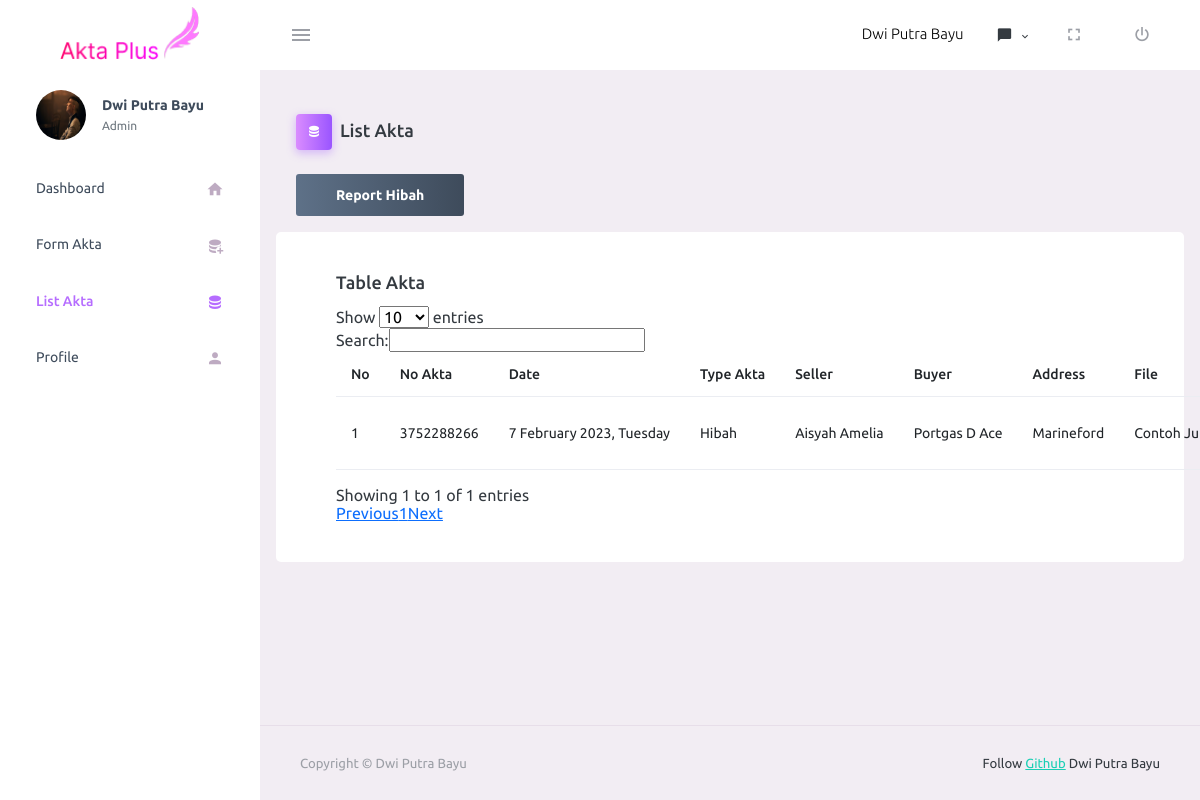
Page /admin/listhibah.php (signed in) on the committed database.
### tables this page shows
CREATE TABLE `akta` (
  `id` int(11) NOT NULL,
  `no_akta` varchar(255) NOT NULL,
  `type_akta` varchar(255) NOT NULL,
  `seller` varchar(255) NOT NULL,
  `buyer` varchar(255) NOT NULL,
  `no_hak` int(5) NOT NULL,
  `address` varchar(255) NOT NULL,
  `surface_area` varchar(255) NOT NULL,
  `transaction` varchar(255) NOT NULL,
  `certificate` int(6) NOT NULL,
  `pbb` int(7) NOT NULL,
  `njop` int(8) NOT NULL,
  `ssp` int(9) NOT NULL,
  `ssb` int(10) NOT NULL,
  `description` varchar(255) NOT NULL,
  `pdf_akta` text NOT NULL,
  `created_at` timestamp NOT NULL DEFAULT current_timestamp()
);

### admin/listhibah.php (the view, shortened to what this page needs)
<?php
require "function.php";
?>
<!DOCTYPE html>
<html lang="en">
<?php require "partials/head.php" ?>
<body>
    <div class="container-scroller">
        <?php require "partials/navbar.php" ?>
        <div class="container-fluid page-body-wrapper">
            <?php require "partials/sidebar.php" ?>
            <div class="main-panel">
                <div class="content-wrapper">
                    <div class="page-header">
                        <h3 class="page-title">
                            <span class="page-title-icon bg-gradient-primary text-white me-2">
                                <i class="mdi mdi-database"></i>
                            </span>List Akta
                        </h3>
                    </div>
                    <div class="d-flex mb-3">
                        <a href="report.php?reporthibah=true" class="btn btn-gradient-dark">Report Hibah</a>
                    </div>
                    <div class="row">
                        <div class="card">
                            <div class="card-body">
                                <h4 class="card-title">Table Akta</h4>
                                <table class="table table-hover pt-3 mb-3" id="example">
                                    <thead>
                                        <tr>
                                            <th>No</th>
                                            <th>No Akta</th>
                                            <th>Date</th>
                                            <th>Type Akta</th>
                                            <th>Seller</th>
                                            <th>Buyer</th>
                                            <th>Address</th>
                                            <th>File</th>
                                        </tr>
                                    </thead>
                                    <tbody>
                                        <?php
                                            $q = "SELECT * FROM akta WHERE type_akta = 'Hibah' ORDER BY id DESC";
                                            $r = mysqli_query($db,$q);
                                            $c = 1;
                                            while ($akta = mysqli_fetch_array($r)) {
                                            if ($akta['type_akta']=='Hibah') {
                                            ?>
                                        <tr>
                                            <td><?= $c ?></td>
                                            <td><?= $akta["no_akta"] ?></td>
                                            <td><?= date("j F Y, l", strtotime($akta['created_at'])) ?></td>
                                            <td><?= $akta["type_akta"] ?></td>
                                            <td><?= $akta["seller"] ?></td>
                                            <td><?= $akta["buyer"] ?></td>
                                            <td><?= $akta["address"] ?></td>
                                            <td><?= $akta["pdf_akta"] ?></td>
                                        </tr>
                                        <?php
                                            $c++;
                                            }
                                            }
                                            ?>
                                    </tbody>
                                </table>
                            </div>
                        </div>
                    </div>
                </div>
                <?php require "partials/footer.php" ?>
            </div>
        </div>
    </div>
</body>
</html>

### rows in the picture
akta: no_akta "3752288266", created_at "7 February 2023, Tuesday", type_akta "Hibah", seller "Aisyah Amelia", buyer "Portgas D Ace", address "Marineford", pdf_akta "Contoh…"

### other values in the picture
$_SESSION['fullname'] "Dwi Putra Bayu"
$_SESSION['role'] "Admin"
